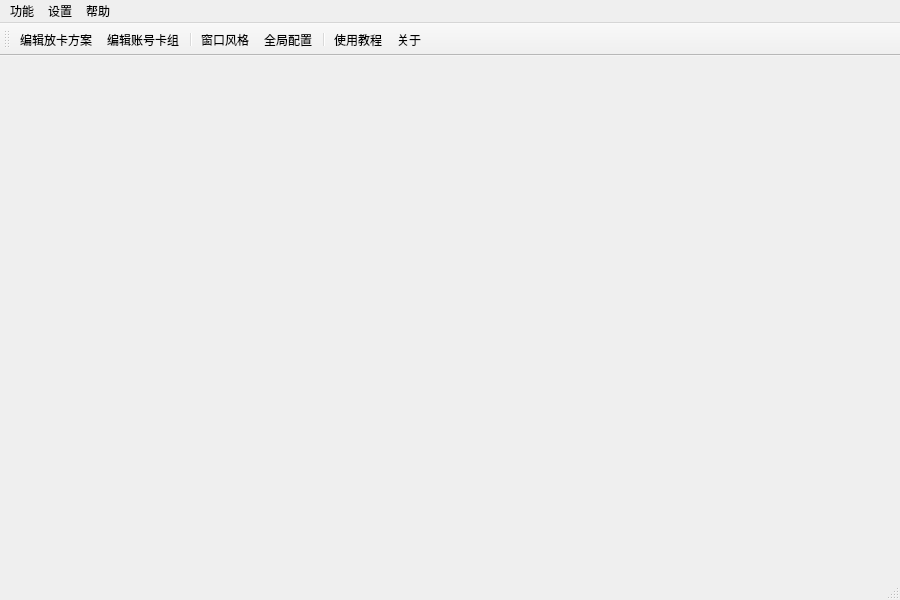
<?xml version="1.0" encoding="UTF-8"?>
<ui version="4.0">
 <class>MyMainWindow</class>
 <widget class="QMainWindow" name="MyMainWindow">
  <property name="geometry">
   <rect>
    <x>0</x>
    <y>0</y>
    <width>900</width>
    <height>600</height>
   </rect>
  </property>
  <property name="minimumSize">
   <size>
    <width>900</width>
    <height>600</height>
   </size>
  </property>
  <property name="windowTitle">
   <string>FVM一键日常助手 - 林风冰翼</string>
  </property>
  <property name="toolButtonStyle">
   <enum>Qt::ToolButtonTextBesideIcon</enum>
  </property>
  <widget class="QWidget" name="centralwidget"/>
  <widget class="QMenuBar" name="menubar">
   <property name="geometry">
    <rect>
     <x>0</x>
     <y>0</y>
     <width>900</width>
     <height>22</height>
    </rect>
   </property>
   <widget class="QMenu" name="menu_function">
    <property name="minimumSize">
     <size>
      <width>120</width>
      <height>0</height>
     </size>
    </property>
    <property name="title">
     <string>功能</string>
    </property>
    <addaction name="action_edit_placing_plan"/>
    <addaction name="action_edit_player_deck"/>
   </widget>
   <widget class="QMenu" name="menu_setting">
    <property name="title">
     <string>设置</string>
    </property>
    <addaction name="action_style"/>
    <addaction name="action_global_config"/>
   </widget>
   <widget class="QMenu" name="menu_help">
    <property name="title">
     <string>帮助</string>
    </property>
    <addaction name="action_tutorial"/>
    <addaction name="action_about"/>
   </widget>
   <addaction name="menu_function"/>
   <addaction name="menu_setting"/>
   <addaction name="menu_help"/>
  </widget>
  <widget class="QStatusBar" name="statusbar"/>
  <widget class="QToolBar" name="toolBar">
   <property name="windowTitle">
    <string>toolBar</string>
   </property>
   <attribute name="toolBarArea">
    <enum>TopToolBarArea</enum>
   </attribute>
   <attribute name="toolBarBreak">
    <bool>false</bool>
   </attribute>
   <addaction name="action_edit_placing_plan"/>
   <addaction name="action_edit_player_deck"/>
   <addaction name="separator"/>
   <addaction name="action_style"/>
   <addaction name="action_global_config"/>
   <addaction name="separator"/>
   <addaction name="action_tutorial"/>
   <addaction name="action_about"/>
  </widget>
  <action name="action_edit_placing_plan">
   <property name="text">
    <string>编辑放卡方案</string>
   </property>
  </action>
  <action name="action_edit_player_deck">
   <property name="text">
    <string>编辑账号卡组</string>
   </property>
  </action>
  <action name="action_style">
   <property name="text">
    <string>窗口风格</string>
   </property>
  </action>
  <action name="action_global_config">
   <property name="text">
    <string>全局配置</string>
   </property>
  </action>
  <action name="action_tutorial">
   <property name="text">
    <string>使用教程</string>
   </property>
  </action>
  <action name="action_about">
   <property name="text">
    <string>关于</string>
   </property>
  </action>
 </widget>
 <resources/>
 <connections/>
</ui>
